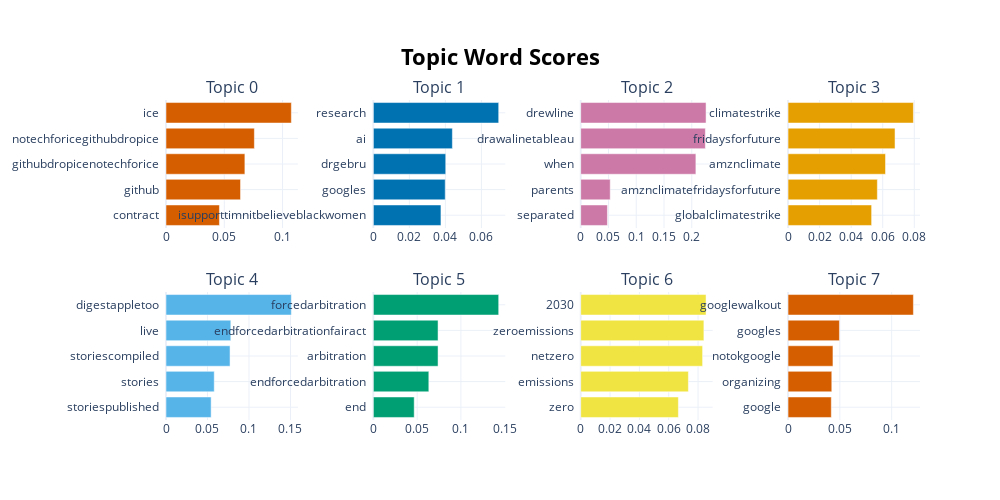

The code cell stored with this chart in its notebook:
### Code cell
topic_model.visualize_barchart()

### Figure 1 — Plotly figure (JSON) as saved in the notebook; plotly's stock layout.template omitted (floating-point values rounded to 4 significant figures)
{"data": [{"marker": {"color": "#D55E00"}, "orientation": "h", "type": "bar", "x": [0.04584, 0.06394, 0.06768, 0.07582, 0.1076], "xaxis": "x", "y": ["contract  ", "github  ", "githubdropicenotechforice  ", "notechforicegithubdropice  ", "ice  "], "yaxis": "y"}, {"marker": {"color": "#0072B2"}, "orientation": "h", "type": "bar", "x": [0.03753, 0.03991, 0.04018, 0.04388, 0.0696], "xaxis": "x2", "y": ["isupporttimnitbelieveblackwomen  ", "googles  ", "drgebru  ", "ai  ", "research  "], "yaxis": "y2"}, {"marker": {"color": "#CC79A7"}, "orientation": "h", "type": "bar", "x": [0.0481, 0.05316, 0.2074, 0.2245, 0.2257], "xaxis": "x3", "y": ["separated  ", "parents  ", "when  ", "drawalinetableau  ", "drewline  "], "yaxis": "y3"}, {"marker": {"color": "#E69F00"}, "orientation": "h", "type": "bar", "x": [0.05295, 0.05658, 0.06175, 0.06778, 0.07943], "xaxis": "x4", "y": ["globalclimatestrike  ", "amznclimatefridaysforfuture  ", "amznclimate  ", "fridaysforfuture  ", "climatestrike  "], "yaxis": "y4"}, {"marker": {"color": "#56B4E9"}, "orientation": "h", "type": "bar", "x": [0.05438, 0.05813, 0.07716, 0.07807, 0.151], "xaxis": "x5", "y": ["storiespublished  ", "stories  ", "storiescompiled  ", "live  ", "digestappletoo  "], "yaxis": "y5"}, {"marker": {"color": "#009E73"}, "orientation": "h", "type": "bar", "x": [0.04665, 0.06336, 0.0739, 0.0739, 0.1432], "xaxis": "x6", "y": ["end  ", "endforcedarbitration  ", "arbitration  ", "endforcedarbitrationfairact  ", "forcedarbitration  "], "yaxis": "y6"}, {"marker": {"color": "#F0E442"}, "orientation": "h", "type": "bar", "x": [0.06657, 0.07338, 0.08308, 0.08396, 0.08544], "xaxis": "x7", "y": ["zero  ", "emissions  ", "netzero  ", "zeroemissions  ", "2030  "], "yaxis": "y7"}, {"marker": {"color": "#D55E00"}, "orientation": "h", "type": "bar", "x": [0.04175, 0.04222, 0.04334, 0.04957, 0.121], "xaxis": "x8", "y": ["google  ", "organizing  ", "notokgoogle  ", "googles  ", "googlewalkout  "], "yaxis": "y8"}], "layout": {"annotations": [{"font": {"size": 16}, "showarrow": false, "text": "Topic 0", "x": 0.0875, "xanchor": "center", "xref": "paper", "y": 1, "yanchor": "bottom", "yref": "paper"}, {"font": {"size": 16}, "showarrow": false, "text": "Topic 1", "x": 0.3625, "xanchor": "center", "xref": "paper", "y": 1, "yanchor": "bottom", "yref": "paper"}, {"font": {"size": 16}, "showarrow": false, "text": "Topic 2", "x": 0.6375, "xanchor": "center", "xref": "paper", "y": 1, "yanchor": "bottom", "yref": "paper"}, {"font": {"size": 16}, "showarrow": false, "text": "Topic 3", "x": 0.9125, "xanchor": "center", "xref": "paper", "y": 1, "yanchor": "bottom", "yref": "paper"}, {"font": {"size": 16}, "showarrow": false, "text": "Topic 4", "x": 0.0875, "xanchor": "center", "xref": "paper", "y": 0.4, "yanchor": "bottom", "yref": "paper"}, {"font": {"size": 16}, "showarrow": false, "text": "Topic 5", "x": 0.3625, "xanchor": "center", "xref": "paper", "y": 0.4, "yanchor": "bottom", "yref": "paper"}, {"font": {"size": 16}, "showarrow": false, "text": "Topic 6", "x": 0.6375, "xanchor": "center", "xref": "paper", "y": 0.4, "yanchor": "bottom", "yref": "paper"}, {"font": {"size": 16}, "showarrow": false, "text": "Topic 7", "x": 0.9125, "xanchor": "center", "xref": "paper", "y": 0.4, "yanchor": "bottom", "yref": "paper"}], "height": 500, "hoverlabel": {"bgcolor": "white", "font": {"family": "Rockwell", "size": 16}}, "showlegend": false, "title": {"font": {"color": "Black", "size": 22}, "text": "<b>Topic Word Scores", "x": 0.5, "xanchor": "center", "yanchor": "top"}, "width": 1000, "xaxis": {"anchor": "y", "domain": [0, 0.175], "showgrid": true}, "xaxis2": {"anchor": "y2", "domain": [0.275, 0.45], "showgrid": true}, "xaxis3": {"anchor": "y3", "domain": [0.55, 0.725], "showgrid": true}, "xaxis4": {"anchor": "y4", "domain": [0.825, 1], "showgrid": true}, "xaxis5": {"anchor": "y5", "domain": [0, 0.175], "showgrid": true}, "xaxis6": {"anchor": "y6", "domain": [0.275, 0.45], "showgrid": true}, "xaxis7": {"anchor": "y7", "domain": [0.55, 0.725], "showgrid": true}, "xaxis8": {"anchor": "y8", "domain": [0.825, 1], "showgrid": true}, "yaxis": {"anchor": "x", "domain": [0.6, 1], "showgrid": true}, "yaxis2": {"anchor": "x2", "domain": [0.6, 1], "showgrid": true}, "yaxis3": {"anchor": "x3", "domain": [0.6, 1], "showgrid": true}, "yaxis4": {"anchor": "x4", "domain": [0.6, 1], "showgrid": true}, "yaxis5": {"anchor": "x5", "domain": [0, 0.4], "showgrid": true}, "yaxis6": {"anchor": "x6", "domain": [0, 0.4], "showgrid": true}, "yaxis7": {"anchor": "x7", "domain": [0, 0.4], "showgrid": true}, "yaxis8": {"anchor": "x8", "domain": [0, 0.4], "showgrid": true}}}
